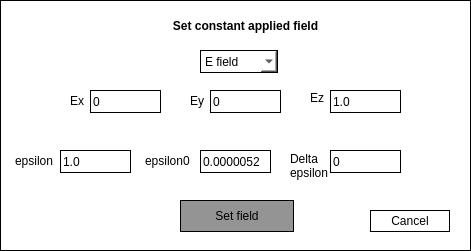
   <widget class="QWidget" name="applyFieldWidget" native="true">
    <property name="geometry">
     <rect>
      <x>210</x>
      <y>50</y>
      <width>471</width>
      <height>251</height>
     </rect>
    </property>
    <property name="styleSheet">
     <string notr="true">background: white; border: 1px solid black</string>
    </property>
    <widget class="QLabel" name="label_66">
     <property name="geometry">
      <rect>
       <x>150</x>
       <y>10</y>
       <width>191</width>
       <height>31</height>
      </rect>
     </property>
     <property name="font">
      <font>
       <weight>75</weight>
       <bold>true</bold>
      </font>
     </property>
     <property name="styleSheet">
      <string notr="true">border: white</string>
     </property>
     <property name="text">
      <string>Set constant applied field</string>
     </property>
     <property name="alignment">
      <set>Qt::AlignCenter</set>
     </property>
     <property name="wordWrap">
      <bool>true</bool>
     </property>
    </widget>
    <widget class="QComboBox" name="fieldTypeComboBox">
     <property name="geometry">
      <rect>
       <x>200</x>
       <y>50</y>
       <width>78</width>
       <height>23</height>
      </rect>
     </property>
     <item>
      <property name="text">
       <string>E field</string>
      </property>
     </item>
     <item>
      <property name="text">
       <string>H field</string>
      </property>
     </item>
    </widget>
    <widget class="QLineEdit" name="fieldXBox">
     <property name="geometry">
      <rect>
       <x>90</x>
       <y>90</y>
       <width>71</width>
       <height>23</height>
      </rect>
     </property>
     <property name="text">
      <string>0</string>
     </property>
    </widget>
    <widget class="QLineEdit" name="fieldYBox">
     <property name="geometry">
      <rect>
       <x>210</x>
       <y>90</y>
       <width>71</width>
       <height>23</height>
      </rect>
     </property>
     <property name="text">
      <string>0</string>
     </property>
    </widget>
    <widget class="QLineEdit" name="fieldZBox">
     <property name="geometry">
      <rect>
       <x>330</x>
       <y>90</y>
       <width>71</width>
       <height>23</height>
      </rect>
     </property>
     <property name="text">
      <string>1.0</string>
     </property>
    </widget>
    <widget class="QLabel" name="fieldXLabel">
     <property name="geometry">
      <rect>
       <x>70</x>
       <y>90</y>
       <width>16</width>
       <height>21</height>
      </rect>
     </property>
     <property name="styleSheet">
      <string notr="true">border: white</string>
     </property>
     <property name="text">
      <string>Ex</string>
     </property>
    </widget>
    <widget class="QLabel" name="fieldYLabel">
     <property name="geometry">
      <rect>
       <x>190</x>
       <y>90</y>
       <width>16</width>
       <height>21</height>
      </rect>
     </property>
     <property name="styleSheet">
      <string notr="true">border: white</string>
     </property>
     <property name="text">
      <string>Ey</string>
     </property>
    </widget>
    <widget class="QLabel" name="fieldZLabel">
     <property name="geometry">
      <rect>
       <x>310</x>
       <y>90</y>
       <width>16</width>
       <height>16</height>
      </rect>
     </property>
     <property name="styleSheet">
      <string notr="true">border: white</string>
     </property>
     <property name="text">
      <string>Ez</string>
     </property>
    </widget>
    <widget class="QLabel" name="deltaEpsilonLabel">
     <property name="geometry">
      <rect>
       <x>290</x>
       <y>150</y>
       <width>51</width>
       <height>31</height>
      </rect>
     </property>
     <property name="styleSheet">
      <string notr="true">border: white</string>
     </property>
     <property name="text">
      <string>Delta epsilon</string>
     </property>
     <property name="wordWrap">
      <bool>true</bool>
     </property>
    </widget>
    <widget class="QLabel" name="epsilonLabel">
     <property name="geometry">
      <rect>
       <x>15</x>
       <y>150</y>
       <width>51</width>
       <height>21</height>
      </rect>
     </property>
     <property name="styleSheet">
      <string notr="true">border: white</string>
     </property>
     <property name="text">
      <string>epsilon</string>
     </property>
    </widget>
    <widget class="QLineEdit" name="eBox">
     <property name="geometry">
      <rect>
       <x>60</x>
       <y>150</y>
       <width>71</width>
       <height>23</height>
      </rect>
     </property>
     <property name="text">
      <string>1.0</string>
     </property>
    </widget>
    <widget class="QLineEdit" name="e0Box">
     <property name="geometry">
      <rect>
       <x>200</x>
       <y>150</y>
       <width>71</width>
       <height>23</height>
      </rect>
     </property>
     <property name="text">
      <string>0.0000052</string>
     </property>
    </widget>
    <widget class="QLineEdit" name="deBox">
     <property name="geometry">
      <rect>
       <x>330</x>
       <y>150</y>
       <width>71</width>
       <height>23</height>
      </rect>
     </property>
     <property name="text">
      <string>0</string>
     </property>
    </widget>
    <widget class="QLabel" name="epsilon0Label">
     <property name="geometry">
      <rect>
       <x>145</x>
       <y>150</y>
       <width>51</width>
       <height>21</height>
      </rect>
     </property>
     <property name="styleSheet">
      <string notr="true">border: white</string>
     </property>
     <property name="text">
      <string>epsilon0</string>
     </property>
    </widget>
    <widget class="QPushButton" name="setFieldButton">
     <property name="geometry">
      <rect>
       <x>180</x>
       <y>200</y>
       <width>114</width>
       <height>32</height>
      </rect>
     </property>
     <property name="styleSheet">
      <string notr="true">background:rgb(148, 148, 148)</string>
     </property>
     <property name="text">
      <string>Set field</string>
     </property>
    </widget>
    <widget class="QPushButton" name="cancelFieldButton">
     <property name="geometry">
      <rect>
       <x>370</x>
       <y>210</y>
       <width>80</width>
       <height>22</height>
      </rect>
     </property>
     <property name="text">
      <string>Cancel</string>
     </property>
    </widget>
    <zorder>label_66</zorder>
    <zorder>fieldTypeComboBox</zorder>
    <zorder>fieldXBox</zorder>
    <zorder>fieldYBox</zorder>
    <zorder>fieldZBox</zorder>
    <zorder>fieldXLabel</zorder>
    <zorder>fieldYLabel</zorder>
    <zorder>fieldZLabel</zorder>
    <zorder>deltaEpsilonLabel</zorder>
    <zorder>epsilonLabel</zorder>
    <zorder>eBox</zorder>
    <zorder>e0Box</zorder>
    <zorder>epsilon0Label</zorder>
    <zorder>setFieldButton</zorder>
    <zorder>cancelFieldButton</zorder>
    <zorder>deBox</zorder>
   </widget>
